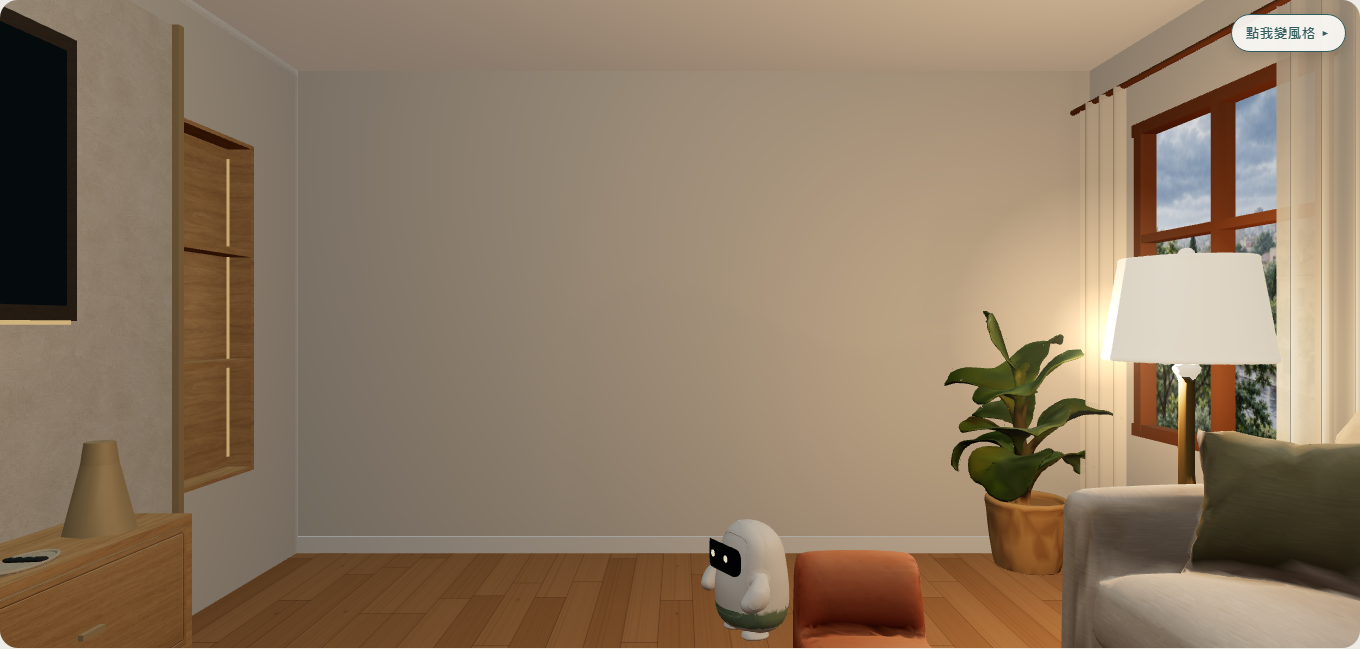
#> input picture docs/qa/roomverse-tv-wall-light/baseline/rain-mid-1440.png, 1360 x 649 px, given in place of rain-window-1440.png, which was not available
$ python make-contact-sheets.py
#> lines starting #> are read from the running program, lines starting #| are printed output that depends on the picture; pictures that were not available may be replaced by others from this repository, and a replacement may not be noted
"""Build paired baseline/after contact sheets for both views and widths."""
from pathlib import Path
from PIL import Image, ImageDraw, ImageFont

ROOT = Path("docs/qa/roomverse-tv-wall-light")
MOODS = ("rain", "family", "tech", "chic", "slow", "tv")
font = ImageFont.truetype("arial.ttf", 18)
small = ImageFont.truetype("arial.ttf", 14)

for width in (1440, 390):
    for view in ("window", "tv"):
        src = Image.open(ROOT / "baseline" / f"rain-{view}-{width}.png")
#> src is the input picture: PIL image 1360x649 RGB; mean R, G, B 142.1, 122.4, 100.1
        iw, ih = src.size
#> iw = 1360; ih = 649
        maxw = 520 if width == 1440 else 245
        scale = maxw / iw
#> scale = 0.382
        thumb = (maxw, round(ih * scale))
#> thumb = (520, 248)
        gap = 10
        labelw = 84
        titleh = 42
        rowh = thumb[1] + 38
#> rowh = 286
        sheet = Image.new("RGB", (labelw + thumb[0] * 2 + gap * 3, titleh + rowh * len(MOODS)), "#f1ede5")
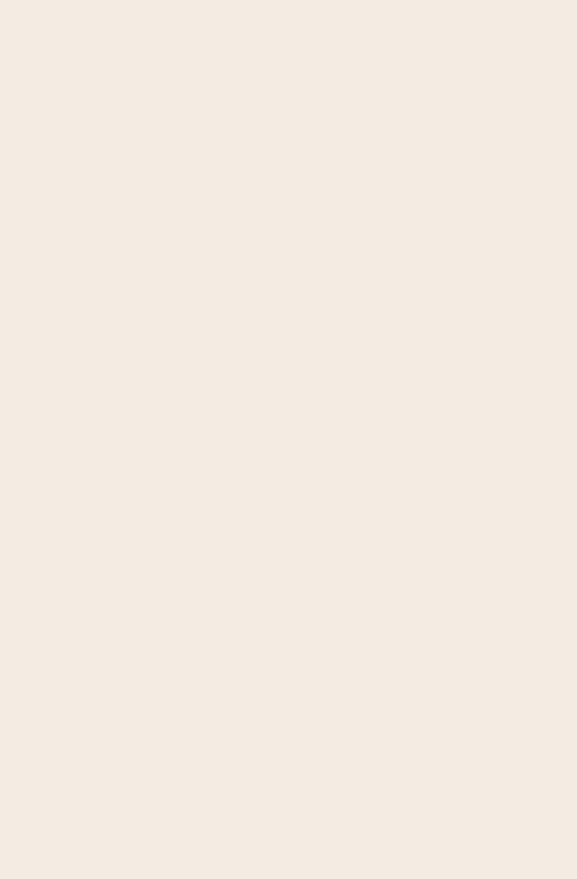
#> sheet: PIL image 1154x1758 RGB (shown at 1/2 size); mean R, G, B 241, 237, 229
        draw = ImageDraw.Draw(sheet)
        draw.text((labelw + gap, 10), f"Before | {width}px | {view}", fill="#403b33", font=font)
        draw.text((labelw + thumb[0] + gap * 2, 10), "After", fill="#403b33", font=font)
        for index, mood in enumerate(MOODS):
            y = titleh + index * rowh
#> y = 42
            draw.text((8, y + 10), mood, fill="#403b33", font=small)
            for column, phase in enumerate(("baseline", "after")):
                image = Image.open(ROOT / phase / f"{mood}-{view}-{width}.png").convert("RGB")
                image.thumbnail(thumb, Image.Resampling.LANCZOS)
                x = labelw + gap + column * (thumb[0] + gap)
#> x = 94
                sheet.paste(image, (x, y))
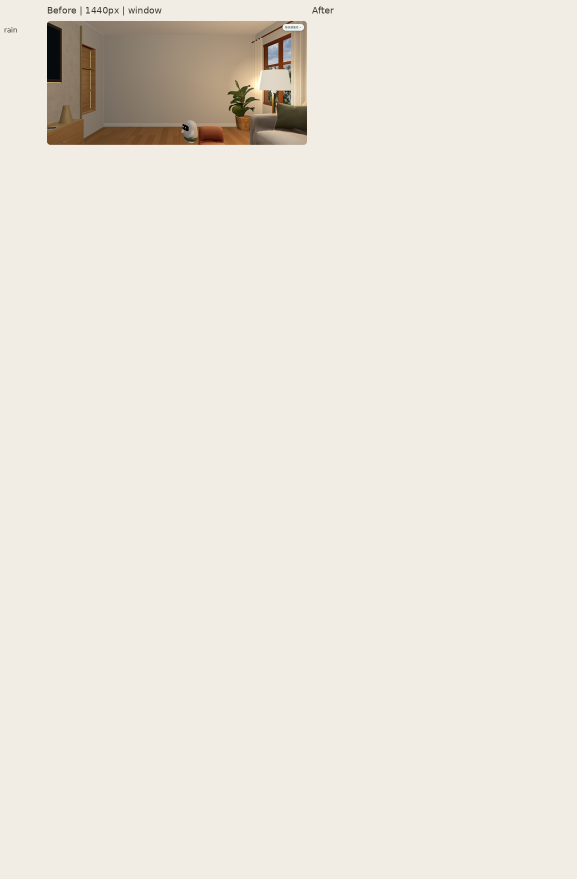
#> sheet: PIL image 1154x1758 RGB (shown at 1/2 size); mean R, G, B 234.6, 229.6, 220.7
#> (the run stopped early here; a loop or call above may not have finished)

$ run again, on docs/qa/roomverse-tv-wall-light/baseline/rain-window-1440.png
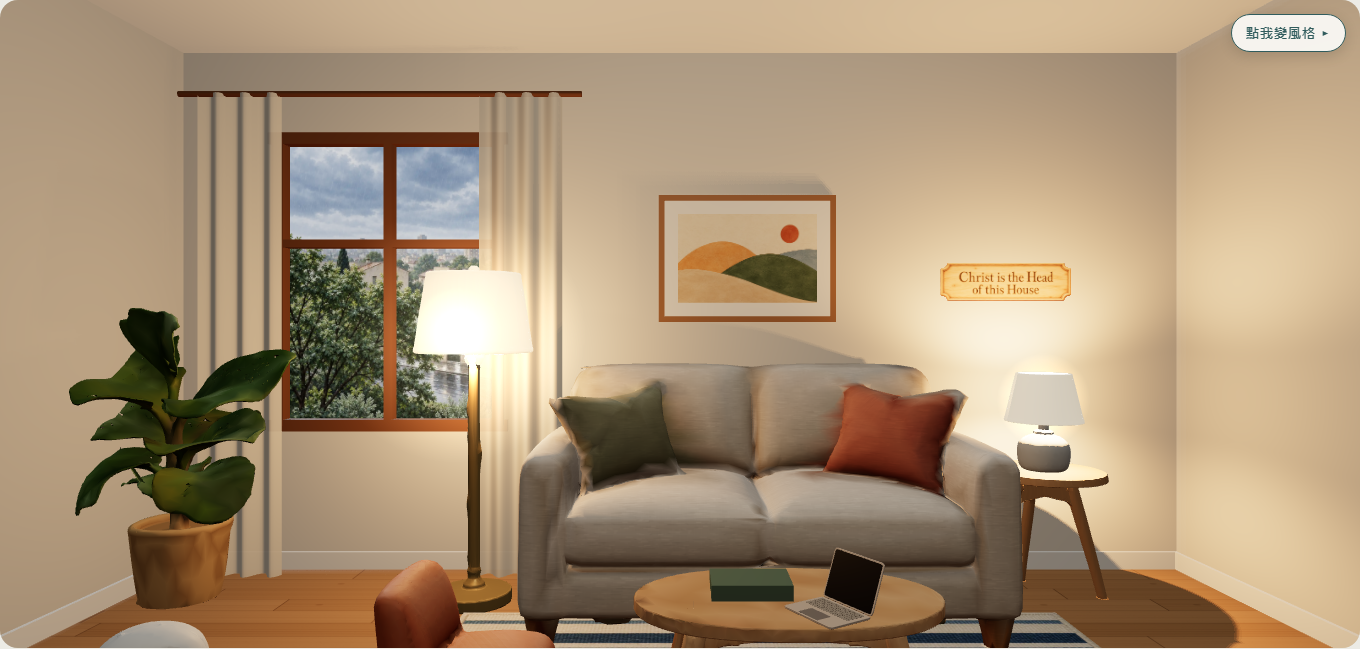
#> input picture docs/qa/roomverse-tv-wall-light/baseline/rain-window-1440.png, 1360 x 649 px, found by its file name
#> src is the input picture: PIL image 1360x649 RGB; mean R, G, B 170, 146.9, 118.2
#> `sheet.paste(image, (x, y))`:
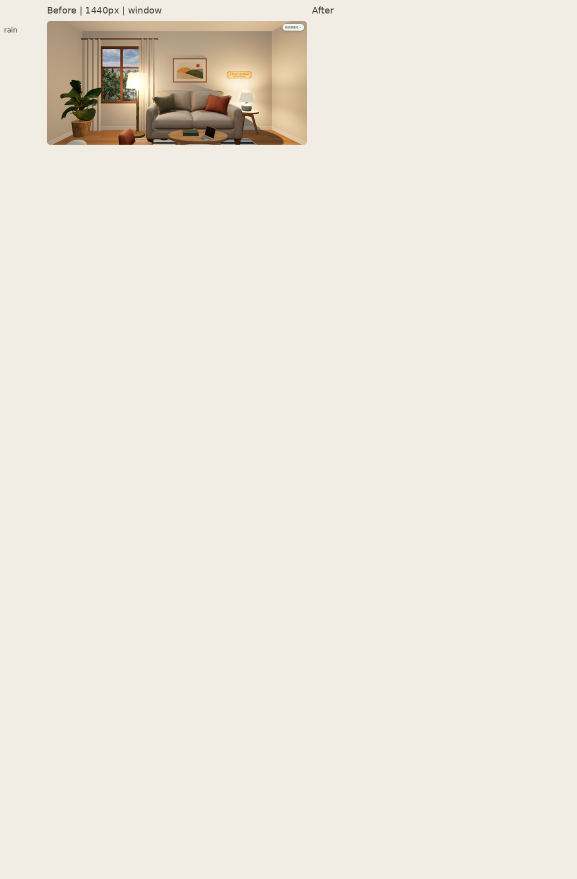
#> sheet: PIL image 1154x1758 RGB (shown at 1/2 size); mean R, G, B 236.4, 231.2, 221.8
